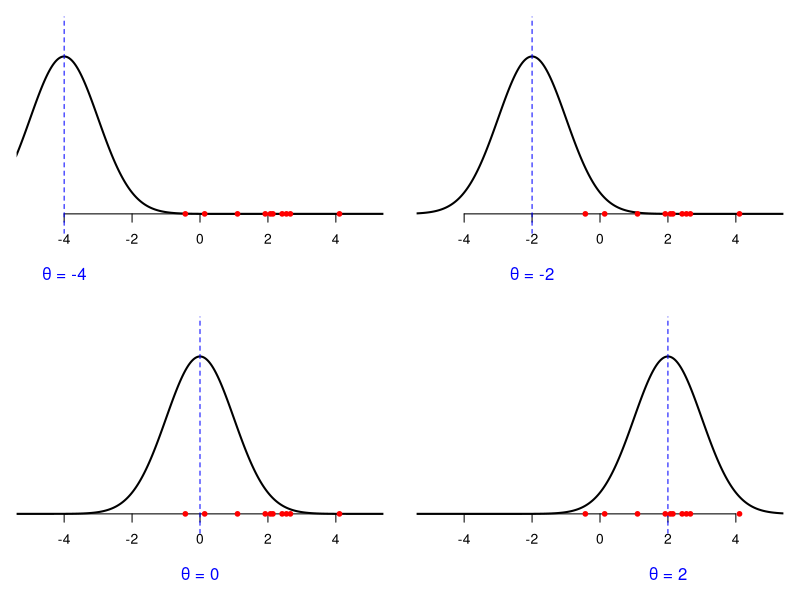
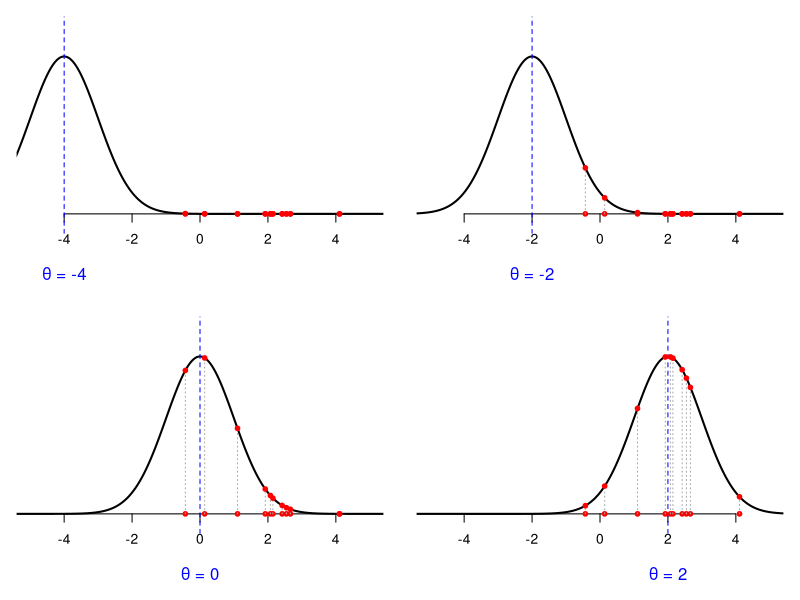

The R script that drew these images, in order:
## ---- chunk 1
#| echo: false
#| fig-asp: 0.75
#| fig-align: center

set.seed(8675309)
n <- 10
X <- rnorm(n, mean = sqrt(pi) * 3 / 5, sd = 1.5)

par(mfrow = c(2, 2), mar = c(4, 1, 1, 1))

thetas <- c(-4, -2, 0, 2)

for(theta in thetas){
  curve(dnorm(x, mean = theta, sd = 1), 
      from = -6, 
      to = 6, 
      n = 2000, 
      ylab = "", 
      main = "",
      bty = "n",
      yaxs = "i", 
      xaxt = "n",
      yaxt = "n",
      lwd = 2,
      xlim = c(-5, 5),
      ylim = c(-0.05, 0.5),
      xlab = "")
axis(1, pos = 0)
abline(v = theta, col = "blue", lty = 2)
mtext(paste("θ =", theta), side = 1, at = theta, line = 2, col = "blue")
#axis(2, at = seq(-0.5, 1, by = 0.1))
points(X, numeric(n), col = "red", pch = 19, cex = 0.75)
}
## ---- chunk 2
#| echo: false
#| fig-asp: 0.75
#| fig-align: center

par(mfrow = c(2, 2), mar = c(4, 1, 1, 1))

for(theta in thetas){
  curve(dnorm(x, mean = theta, sd = 1), 
      from = -6, 
      to = 6, 
      n = 2000, 
      ylab = "", 
      main = "",
      bty = "n",
      yaxs = "i", 
      xaxt = "n",
      yaxt = "n",
      lwd = 2,
      xlim = c(-5, 5),
      ylim = c(-0.05, 0.5),
      xlab = "")
axis(1, pos = 0)
abline(v = theta, col = "blue", lty = 2)
mtext(paste("θ =", theta), side = 1, at = theta, line = 2, col = "blue")
#axis(2, at = seq(-0.5, 1, by = 0.1))
points(X, numeric(n), col = "red", pch = 19, cex = 0.75)
      points(X, dnorm(X, mean = theta), type = "h", lty = 3, col = "darkgrey")
      points(X, dnorm(X, mean = theta), col = "red", pch = 19, cex = 0.75)
      
}
